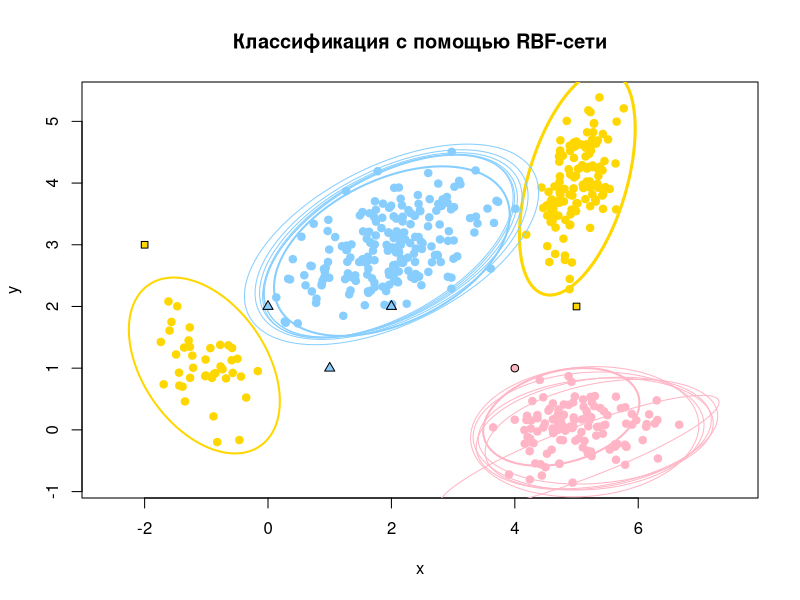

The R script that drew this image:
library(MASS)
gPrev <<- numeric()
g <<- numeric()
Pi <<- numeric()


phi <- function(obj,mu,sigma,n=2) {   #вероятность принадлежности объекта паре (mu,sigma)
  mu <- matrix(mu,1,2)
  sigma <- matrix(sigma,2,2)
  return (1.0/sqrt((2*pi)^n*det(sigma))*exp(-0.5*(obj-mu)%*%solve(sigma)%*%t(obj-mu)))
}


muHat <- function(xl,k=1,w=1.0) {   #считаем значение мю по данным для класса
  n <- dim(xl)[2]-1
  mu <- array(NA,n)
  for (i in 1:n) {
    mu[i] <- mean(g[ ,k]*xl[ ,i])   #по каждой координате берём среднее
  }
  return (t(mu/w))
}


sigmaHat <- function(xl,mu,k=1,w=1.0) {   #считаем зачение сигма по данным для класса и полученному мю
  l <- dim(xl)[1]
  n <- dim(xl)[2]-1
  sigma <- matrix(0,n,n)
  for (i in 1:l) {
    sigma <- sigma+g[i,k]*(t(xl[i,1:n]-mu)%*%(xl[i,1:n]-mu))
  }
  return (sigma/l/w)
}


RBFClassifier <- function(x,theta,lambda) {   #классификация RBF-сетью
  k <- dim(theta)[1]
  s <- length(lambda)   #число классов
  classes <- rep(0.0,s)
  for (j in 1:k) {   #для каждого класса считаем значение второго слоя сети
    mu <- matrix(theta[j,3:4],1,2)
    sigma <- matrix(theta[j,5:8],2,2)
    classes[theta[j,1]] <- classes[theta[j,1]]+phi(x,mu,sigma)*theta[j,2]   #переход от первого слоя сети ко второму
  }
  classes <- classes*lambda*Pi   #третий слой сети
  class <- which.max(classes)   #выбирается argmax
  return (class)
}


RBF <- function(xl,R,m0,delta) {
  l <- dim(xl)[1]
  n <- dim(xl)[2]-1
  vars <- as.integer(names(table(xl[ ,n+1])))   #список имеющихся классов
  theta <- numeric()
  Pi <<- rep(0,length(vars))
  for (i in 1:length(vars)) {
    xli <- xl[which(xl[ ,n+1]==vars[i],arr.ind=TRUE), ]   #выбираем только точки данного класса
    Pi[i] <<- dim(xli)[1]
    theta <- rbind(theta,cbind(vars[i],EMDinamic(xli,R,m0,delta)))    #для очередного класса запускаем EM-алгоритм
  }
  return (theta)
}


EMDinamic <- function(xl,R,m0,delta) {
  k <- 1
  l <- dim(xl)[1]
  n <- dim(xl)[2]-1
  gPrev <<- matrix(0.0,l,k)
  g <<- gPrev
  g[ ,1] <<- rep(1.0,l)    #исходно все точки принадлежат первому подмножеству
  theta <- matrix(0.0,k,n*n+n+1)
  mu <- muHat(xl)   #инициализация mu и sigma
  sigma <- sigmaHat(xl,mu)
  theta[1, ] <- c(1.0,c(mu),c(sigma))
  while (k<7) {
    prob <- matrix(0.0,l)
    w <- theta[ ,1]
    mu <- theta[ ,2:(n+1)]
    sigma <- theta[ ,(n+2):(n*n+n+1)]
    if (k==1) {   #на первом шаге нужно ещё не массивная структура - принудительное построение массивов
      w <- matrix(w,1,1)
      mu <- matrix(mu,1,length(mu))
      sigma <- matrix(sigma,1,length(sigma))
    }
    for (j in 1:k) {
      for (i in 1:l) {
        prob[i] <- prob[i]+w[j]*phi(xl[i,1:n],mu[j, ],sigma[j, ])   #подсчёт вероятностей каждого из объектов
      }
    }
    probMax <- max(prob)/R
    U <- which(prob<probMax)   #множество U плоховыделимых объектов
    if (length(U)<m0) break   #если объектов достаточно мало, то можно выходить
    theta <- rbind(theta,rep(0,n*n+n+1))
    k <- k+1
    theta[k,1] <- length(U)/l
    for (i in 1:(k-1)) {
      theta[i,1] <- theta[i,1]*(1-theta[k,1])   #пересчёт весов подмножеств
    }
    g <<- cbind(g,rep(0.0,l))
    g[U, ] <<- rep(0.0,k)
    g[U,k] <<- 1.0
    theta[k,2:(n+1)] <- c(muHat(xl,k,theta[k,1]))   #значение mu для нового подмножества
    theta[k,(n+2):(n*n+n+1)] <- c(sigmaHat(xl,matrix(theta[k,2:(n+1)],1,n),k,theta[k,1]))   #значение sigma для нового подмножества
    theta <- EMfixedK(xl,k,theta,delta)
  }
  return (theta)
}


EMfixedK <- function(xl,k,theta,delta) {
  l <- dim(xl)[1]
  n <- dim(xl)[2]-1
  steps <- 0
  w <- theta[ ,1]
  mu <- theta[ ,2:(n+1)]
  sigma <- theta[ ,(n+2):(n*n+n+1)]
  while (TRUE) {
    steps <- steps+1
    #E-шаг
    gPrev <<- g   #сохраняется таблица скрытых параметров g
    for (i in 1:l) {
      sm <- 0.0
      for (s in 1:k) {
        sm <- sm+w[s]*phi(xl[i,1:n],mu[s, ],sigma[s, ])   #подсчёт знаменателя
      }
      for (j in 1:k) {
        g[i,j] <<- w[j]*phi(xl[i,1:n],mu[j, ],sigma[j, ])/sm   #пересчёт скрытых коэффициентов g
      }
    }
    #M-шаг
    for (j in 1:k) {
      w[j]<- sum(g[ ,j])/l   #пересчёт весов компонент
      mu[j, ] <- muHat(xl,j,w[j])   #пересчёт mu для каждой компоненты
      ss <- sigmaHat(xl,matrix(mu[j, ],1,2),j,w[j])   #пересчёт sigma для каждой компоненты
      if (det(matrix(ss,2,2))<1e-9) {   #если очень плохая матрица - лучше закончить процесс...
        break;
      }
      sigma[j, ] <- c(ss)
    }
    gg <- max(g-gPrev)   #определение останова алгоритма
    if (gg<=delta) break
  }
  for (j in 1:k) {
    theta[j, ] <- c(w[j],mu[j, ],sigma[j, ])
  }
  return (theta)
}


getLevelLine <- function(mu,sigma) {  #получение коэффициентов линии уровня (x-mu)^T %*% Sig^-1 %*% (x-mu)
  invSigma <- solve(sigma)
  a <- invSigma[1,1]
  b <- invSigma[1,2]+invSigma[2,1]
  c <- invSigma[2,2]
  d <- -2*mu[1]*invSigma[1,1]-mu[2]*b
  e <- -2*mu[2]*invSigma[2,2]-mu[1]*b
  f <- invSigma[1,1]*mu[1]^2+invSigma[2,2]*mu[2]^2+mu[1]*mu[2]*b
  return (c(a,b,c,d,e,f))
}


levelLine <- function(mu,sigma,x,y) {    #построение линии уровня
  coeffs <- getLevelLine(mu,sigma)
  n <- function(X,Y) {
    return (1.0/(2*pi*sqrt(det(sigma)))*exp(-0.5*(X^2*coeffs[1]+X*Y*coeffs[2]+Y^2*coeffs[3]+X*coeffs[4]+Y*coeffs[5]+coeffs[6])))
  }
  return (outer(x,y,n))
}


main <- function(objects,lambda) {
  colors <- c("pink1","gold","skyblue1")
  mu1 <- c(5,0)    #построение модельной выборки
  mu2 <- c(5,4)
  mu3 <- c(-1,1)
  mu4 <- c(2,3)
  sigma1 <- matrix(c(4,0,0,1)/10,2,2)
  sigma2 <- matrix(c(1,1,1,4)/10,2,2)
  sigma3 <- matrix(c(2,-1,-1,2)/10,2,2)
  sigma4 <- matrix(c(6,2,2,3)/10,2,2)
  xl1 <- mvrnorm(120,mu1,sigma1)
  xl2 <- mvrnorm(120,mu2,sigma2)
  xl3 <- mvrnorm(40,mu3,sigma3)
  xl4 <- mvrnorm(200,mu4,sigma4)
  xl <- rbind(cbind(xl1,1),cbind(xl2,2),cbind(xl3,2),cbind(xl4,3))
  theta <- RBF(xl,5,5,0.1)
  message <- "Классификация с помощью RBF-сети"
  plot(xl[ ,1],xl[ ,2],pch=21,col=colors[xl[ ,3]],bg=colors[xl[ ,3]],asp=1,main=message,xlab="x",ylab="y")
  k <- dim(theta)[1]
  x <- seq(-10,10,by=0.02)
  y <- x
  for (i in 1:k) {   #для каждого подможества строим линию уровня, увеличивая толщину линии в зависимости от значимости
    mu <- matrix(theta[i,3:4],1,2)
    sigma <- matrix(theta[i,5:8],2,2)
    sick <- 1
    if (theta[i,2]>0.2) sick <- 2
    if (theta[i,2]>0.4) sick <- 3
    if (theta[i,2]>=0.05)
      contour(x,y,levelLine(mu,sigma,x,y),lwd=sick,col=colors[theta[i,1]],asp=1,levels=0.01,drawlabels=FALSE,add=TRUE)
  }
  k <- dim(objects)[1]
  for (i in 1:k) {    #классификация некоторого набора объектов с помощью RBF-сети
    class <- RBFClassifier(objects[i, ],theta,lambda)
    points(objects[i,1],objects[i,2],pch=c(21,22,24)[class],col="black",bg=colors[class],asp=1)
  }
}
main(matrix(c(-2,2,0,4,5,1,3,2,2,1,2,1),6,2),c(1/6,1/6,2/3))